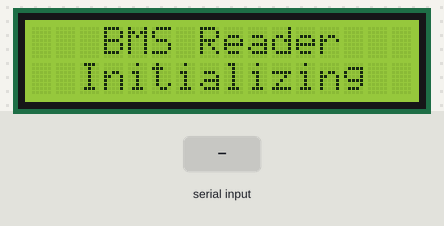
Bench run of a sketch on a simulated Arduino Uno, built with avr-gcc and run on an emulated ATmega328P. Shown: 16×2 character LCD. The test bench sets the inputs (shaded band). What the sketch prints to the serial monitor is not drawn.

Above: at 0.1 s.
At 3.2 s:
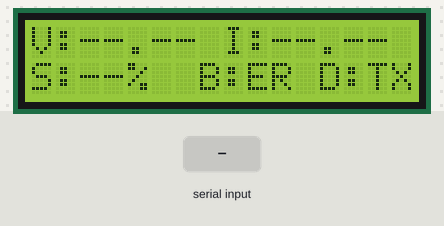
3.3 s: "1" received over the second serial link
Timing chart, 0 to 6.3 s (numbered marks = the images above; inputs shaded):
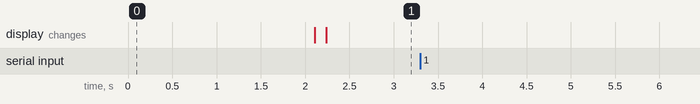

The sketch:

BMS_Arduino.ino
```cpp
/**
 * @file BMS_DSP_Interface.ino
 * @brief Interfaces a JBD BMS with a DSP (Simulink) and an I2C LCD display.
 *
 * Display UI Map (16x2):
 * [V : x x . x x   I : - x x . x x]
 * [S : x x x %   B : O K   D : T X]
 */

#include <SoftwareSerial.h>
#include <Wire.h>
#include <LiquidCrystal_I2C.h>

// ==============================================================================
// Constants & Configuration
// ==============================================================================

// Pin Definitions
constexpr uint8_t BMS_RX_PIN = 10;
constexpr uint8_t BMS_TX_PIN = 11;

// Serial Baud Rates
constexpr uint32_t DSP_BAUD_RATE = 115200;
constexpr uint32_t BMS_BAUD_RATE = 9600;

// LCD Configuration
constexpr uint8_t LCD_ADDRESS = 0x27;
constexpr uint8_t LCD_COLUMNS = 16;
constexpr uint8_t LCD_ROWS    = 2;

// BMS Communication Constants
constexpr uint8_t BMS_RESPONSE_SIZE = 34;
constexpr uint8_t JBD_HEADER_BYTE   = 0xDD;
constexpr uint8_t JBD_SUCCESS_BYTE  = 0x03;

// Loop Timing
constexpr uint32_t BMS_WAIT_TIME_MS = 100;
constexpr uint32_t DSP_SAMPLE_DELAY_MS = 100;

// ==============================================================================
// Global Objects & Data Structures
// ==============================================================================

SoftwareSerial bmsSerial(BMS_RX_PIN, BMS_TX_PIN);
LiquidCrystal_I2C lcd(LCD_ADDRESS, LCD_COLUMNS, LCD_ROWS);

const uint8_t jbdRequestCmd[] = {0xDD, 0xA5, 0x03, 0x00, 0xFF, 0xFD, 0x77};

struct BmsData {
  float voltage;
  float current;
  uint8_t soc;
};

// ==============================================================================
// Function Prototypes
// ==============================================================================
void clearBmsBuffer();
bool readBmsData(BmsData& data);
void sendDataToDsp(const BmsData& data, bool isValid);
void updateDisplay(const BmsData& data, bool isBmsConnected);

// ==============================================================================
// Setup & Main Loop
// ==============================================================================

void setup() {
  Serial.begin(DSP_BAUD_RATE);
  bmsSerial.begin(BMS_BAUD_RATE);

  lcd.init();
  lcd.backlight();

  // Elegant Startup Screen
  lcd.setCursor(0, 0);
  lcd.print("   BMS Reader   ");
  lcd.setCursor(0, 1);
  lcd.print("  Initializing  ");
  delay(2000);
  lcd.clear();
}

void loop() {
  BmsData currentData = {0.0f, 0.0f, 0};

  // 1. Fetch data
  bool isBmsConnected = readBmsData(currentData);

  // 2. Transmit to DSP
  sendDataToDsp(currentData, isBmsConnected);

  // 3. Render clean UI
  updateDisplay(currentData, isBmsConnected);

  // 4. Synchronize loop step
  delay(DSP_SAMPLE_DELAY_MS);
}

// ==============================================================================
// Helper Functions
// ==============================================================================

void clearBmsBuffer() {
  while (bmsSerial.available() > 0) {
    bmsSerial.read();
  }
}

bool readBmsData(BmsData& data) {
  uint8_t bmsResponse[BMS_RESPONSE_SIZE];

  clearBmsBuffer();
  bmsSerial.write(jbdRequestCmd, sizeof(jbdRequestCmd));
  delay(BMS_WAIT_TIME_MS);

  if (bmsSerial.available() > 0) {
    int bytesRead = bmsSerial.readBytes(bmsResponse, BMS_RESPONSE_SIZE);

    if (bytesRead >= (BMS_RESPONSE_SIZE - 1) &&
        bmsResponse[0] == JBD_HEADER_BYTE &&
        bmsResponse[1] == JBD_SUCCESS_BYTE) {

      uint16_t voltageRaw = (bmsResponse[4] << 8) | bmsResponse[5];
      data.voltage = (float)voltageRaw * 0.01f;

      int16_t currentRaw = (bmsResponse[6] << 8) | bmsResponse[7];
      data.current = (float)currentRaw * 0.01f * 0.25f;

      data.soc = bmsResponse[23];

      return true;
    }
  }
  return false;
}

void sendDataToDsp(const BmsData& data, bool isValid) {
  Serial.write('S');

  if (isValid) {
    int16_t vOut = (int16_t)(data.voltage * 100.0f);
    int16_t iOut = (int16_t)(data.current * 100.0f);

    Serial.write(vOut >> 8);
    Serial.write(vOut & 0xFF);
    Serial.write(iOut >> 8);
    Serial.write(iOut & 0xFF);
    Serial.write(data.soc);
  } else {
    for (uint8_t i = 0; i < 5; i++) {
      Serial.write((uint8_t)0);
    }
  }

  // Simulink padding
  Serial.write((uint8_t)0);
  Serial.write((uint8_t)0);
  Serial.write((uint8_t)0);

  Serial.write('E');
}

/**
 * @brief Formats strings to fixed widths to prevent UI jitter on the LCD.
 */
void updateDisplay(const BmsData& data, bool isBmsConnected) {
  char row0[17];
  char row1[17];

  if (isBmsConnected) {
    char vStr[8];
    char iStr[8];

    // dtostrf standardizes float conversion on Arduino.
    // Format: (variable, minimum_width, decimal_places, target_buffer)
    dtostrf(data.voltage, 5, 2, vStr);
    dtostrf(data.current, 6, 2, iStr);

    // %5.5s and %6.6s force the string to be EXACTLY 5 and 6 characters long.
    // This strictly prevents text overflow if the voltage goes over 100V.
    // Total string length is strictly 16 chars: "V:"(2) + 5 + " I:"(3) + 6 = 16
    snprintf(row0, sizeof(row0), "V:%5.5s I:%6.6s", vStr, iStr);

    // %3d forces SOC to take up 3 characters, aligning single/double digits to the right.
    // Total string length is strictly 16 chars: "S:"(2) + 3 + "% B:OK D:TX"(11) = 16
    snprintf(row1, sizeof(row1), "S:%3d%% B:OK D:TX", data.soc);

  } else {
    // Elegant error state that maintains the exact same visual structure
    snprintf(row0, sizeof(row0), "V:--.-- I:--.-- ");
    snprintf(row1, sizeof(row1), "S:--%%  B:ER D:TX");
  }

  // Print constructed rows (no clearing needed, overwrites perfectly)
  lcd.setCursor(0, 0);
  lcd.print(row0);
  lcd.setCursor(0, 1);
  lcd.print(row1);
}
```

Measured:
- after the input at 3.3 s, every drawn part: stays the same
